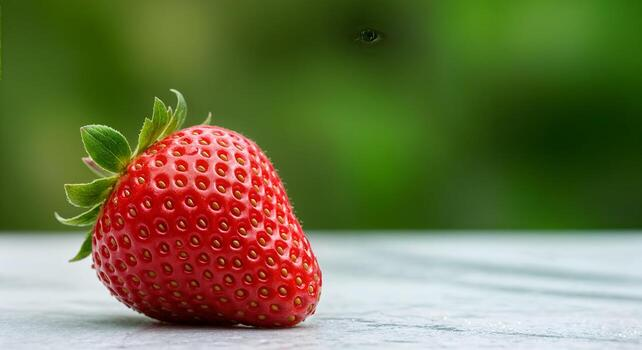
#> input picture kolokwium/lab4-przeksztalcenia_geometryczne/strawberry.jpg, 642 x 350 px, found by its file name
$ python histogram_clache.py
#> lines starting #> are read from the running program, lines starting #| are printed output that depends on the picture
import cv2
from matplotlib import pyplot as plt


img = cv2.imread(r"c:/Users/Admin/Documents/studia/sem5/przetwarzanie obrazow/kolokwium/lab4-przeksztalcenia_geometryczne/strawberry.jpg", cv2.IMREAD_GRAYSCALE)
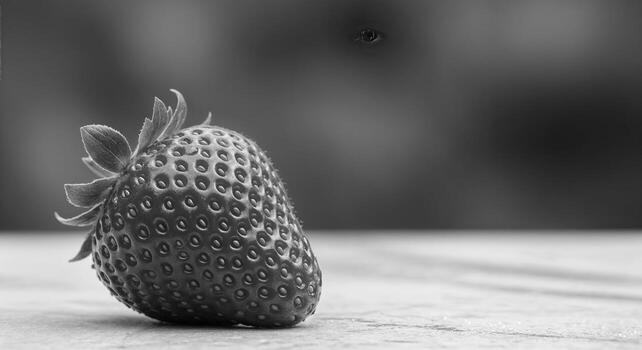
#> img: shape (350, 642); min 0, max 253, mean 110.1

clahe = cv2.createCLAHE(clipLimit=2.0, tileGridSize=(8,8))
# clahe = cv2.createCLAHE()

cl1 = clahe.apply(img)
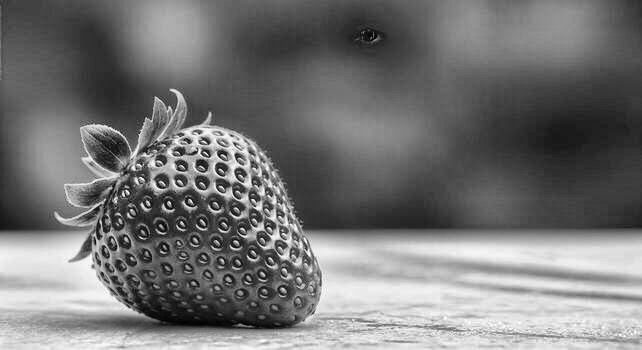
#> cl1: shape (350, 642); min 0, max 255, mean 117

cv2.imshow('window', cl1)
cv2.waitKey(0)
